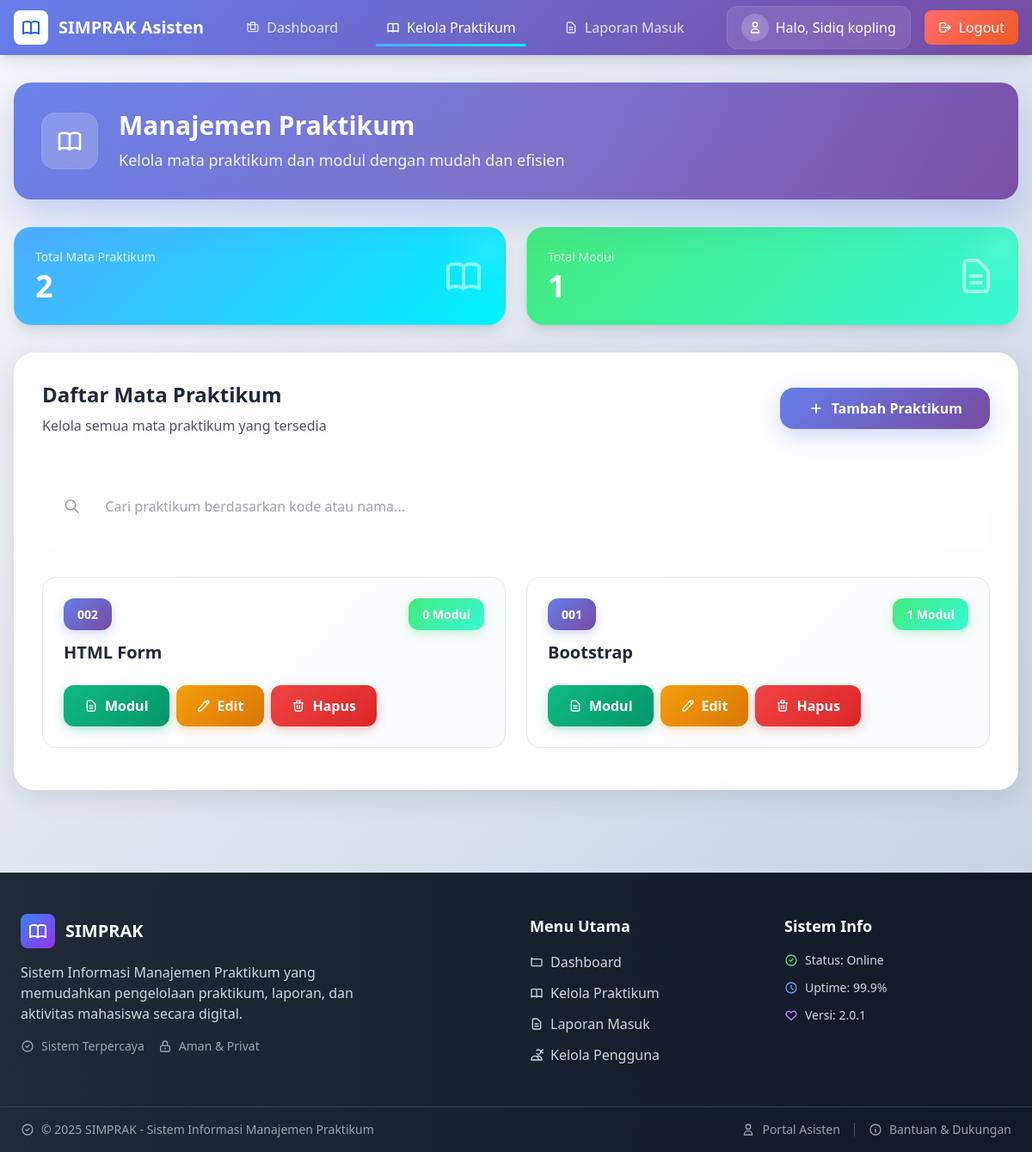
The app's page /asisten/praktikum_manage.php (signed in) with its own data.
### tables this page shows
CREATE TABLE `mata_praktikum` (
  `id` int(11) NOT NULL,
  `kode_praktikum` varchar(10) NOT NULL,
  `nama_praktikum` varchar(100) NOT NULL,
  `deskripsi` text DEFAULT NULL
);

### asisten/praktikum_manage.php (the view, shortened to what this page needs)
<?php
require_once 'templates/header_asisten.php';
$total_praktikum = $conn->query("SELECT COUNT(*) as total FROM mata_praktikum")->fetch_assoc()['total'];
$total_modul = $conn->query("SELECT COUNT(*) as total FROM modul")->fetch_assoc()['total'];
$result = $conn->query("SELECT mp.id, mp.kode_praktikum, mp.nama_praktikum, COUNT(m.id) as jumlah_modul
                        FROM mata_praktikum mp
                        LEFT JOIN modul m ON mp.id = m.praktikum_id
                        GROUP BY mp.id, mp.kode_praktikum, mp.nama_praktikum
                        ORDER BY mp.id DESC");
?>
<div class="welcome-section text-white relative z-10 mb-8 fade-in">
    <div class="flex items-center">
        <div class="icon-wrapper">
        </div>
        <div>
            <h1 class="text-3xl font-bold mb-2">Manajemen Praktikum</h1>
            <p class="text-white opacity-90 text-lg">Kelola mata praktikum dan modul dengan mudah dan efisien</p>
        </div>
    </div>
</div>
<div class="grid grid-cols-1 md:grid-cols-2 gap-6 mb-8">
    <div class="stat-card stat-card-blue text-white p-6 rounded-lg shadow-lg fade-in">
        <div class="flex items-center justify-between">
            <div>
                <p class="text-sm text-white opacity-80 mb-1">Total Mata Praktikum</p>
                <p class="text-4xl font-bold"><?php echo $total_praktikum; ?></p>
            </div>
            <div class="text-white opacity-50">
            </div>
        </div>
    </div>
    <div class="stat-card stat-card-green text-white p-6 rounded-lg shadow-lg fade-in">
        <div class="flex items-center justify-between">
            <div>
                <p class="text-sm text-white opacity-80 mb-1">Total Modul</p>
                <p class="text-4xl font-bold"><?php echo $total_modul; ?></p>
            </div>
            <div class="text-white opacity-50">
                <svg class="w-12 h-12" fill="none" stroke="currentColor" viewBox="0 0 24 24">
                    <path stroke-linecap="round" stroke-linejoin="round" stroke-width="2" d="M9 12h6m-6 4h6m2 5H7a2 2 0 01-2-2V5a2 2 0 012-2h5.586a1 1 0 01.707.293l5.414 5.414a1 1 0 01.293.707V19a2 2 0 01-2 2z"></path>
                </svg>
            </div>
        </div>
    </div>
</div>
<div class="content-card p-6 sm:p-8 fade-in">
    <div class="flex flex-col lg:flex-row justify-between items-start lg:items-center mb-8 gap-4">
        <div>
            <h2 class="text-2xl font-bold text-gray-800 mb-2">Daftar Mata Praktikum</h2>
            <p class="text-gray-600">Kelola semua mata praktikum yang tersedia</p>
        </div>
        <a href="praktikum_form.php" class="btn-add">
            <svg class="w-5 h-5" fill="none" stroke="currentColor" viewBox="0 0 24 24">
                <path stroke-linecap="round" stroke-linejoin="round" stroke-width="2" d="M12 6v6m0 0v6m0-6h6m-6 0H6"></path>
            </svg>
            <span>Tambah Praktikum</span>
        </a>
    </div>
    <div class="search-section">
        <div class="flex items-center space-x-3">
            <svg class="w-5 h-5 text-gray-400" fill="none" stroke="currentColor" viewBox="0 0 24 24">
                <path stroke-linecap="round" stroke-linejoin="round" stroke-width="2" d="M21 21l-6-6m2-5a7 7 0 11-14 0 7 7 0 0114 0z"></path>
            </svg>
            <input type="text" id="searchInput" placeholder="Cari praktikum berdasarkan kode atau nama..." class="search-input">
        </div>
    </div>
    <div class="grid-container" id="praktikumContainer">
        <?php if ($result->num_rows > 0): ?>
            <?php while ($row = $result->fetch_assoc()): ?>
            <div class="praktikum-card fade-in" data-praktikum="<?php echo strtolower($row['kode_praktikum'] . ' ' . $row['nama_praktikum']); ?>">
                <div class="flex flex-col h-full">
                    <div class="flex items-start justify-between mb-4">
                        <div class="flex-1">
                            <div class="kode-badge mb-3">
                                <?php echo htmlspecialchars($row['kode_praktikum']); ?>
                            </div>
                            <h3 class="text-xl font-bold text-gray-800 mb-2">
                                <?php echo htmlspecialchars($row['nama_praktikum']); ?>
                            </h3>
                        </div>
                        <div class="modul-count">
                            <?php echo $row['jumlah_modul']; ?> Modul
                        </div>
                    </div>
                    <div class="flex flex-wrap gap-2 mt-auto">
                        <a href="modul_manage.php?praktikum_id=<?php echo $row['id']; ?>" class="action-btn btn-modul">
                            <svg class="w-4 h-4" fill="none" stroke="currentColor" viewBox="0 0 24 24">
                                <path stroke-linecap="round" stroke-linejoin="round" stroke-width="2" d="M9 12h6m-6 4h6m2 5H7a2 2 0 01-2-2V5a2 2 0 012-2h5.586a1 1 0 01.707.293l5.414 5.414a1 1 0 01.293.707V19a2 2 0 01-2 2z"></path>
                            </svg>
                            <span>Modul</span>
                        </a>
                        <a href="praktikum_form.php?id=<?php echo $row['id']; ?>" class="action-btn btn-edit">
                            <svg class="w-4 h-4" fill="none" stroke="currentColor" viewBox="0 0 24 24">
                                <path stroke-linecap="round" stroke-linejoin="round" stroke-width="2" d="M15.232 5.232l3.536 3.536m-2.036-5.036a2.5 2.5 0 113.536 3.536L6.5 21.036H3v-3.5L14.732 3.732z"></path>
                            </svg>
                            <span>Edit</span>
                        </a>
                        <a href="praktikum_action.php?action=delete&id=<?php echo $row['id']; ?>" onclick="return confirm('Yakin ingin menghapus praktikum ini beserta semua modulnya?')" class="action-btn btn-delete">
                            <svg class="w-4 h-4" fill="none" stroke="currentColor" viewBox="0 0 24 24">
                                <path stroke-linecap="round" stroke-linejoin="round" stroke-width="2" d="M19 7l-.867 12.142A2 2 0 0116.138 21H7.862a2 2 0 01-1.995-1.858L5 7m5 4v6m4-6v6m1-10V4a1 1 0 00-1-1h-4a1 1 0 00-1 1v3M4 7h16"></path>
                            </svg>
                            <span>Hapus</span>
                        </a>
                    </div>
                </div>
            </div>
            <?php endwhile; ?>
        <?php endif; ?>
    </div>
</div>
<?php require_once 'templates/footer_asisten.php'; ?>

### asisten/templates/header_asisten.php (style rules this page uses)
body { background: linear-gradient(135deg, #f5f7fa 0%, #c3cfe2 100%); min-height: 100vh; }

### asisten/templates/footer_asisten.php (style rules this page uses)
html { scroll-behavior: smooth; }

### records on screen
mata_praktikum: kode_praktikum "002", nama_praktikum "HTML Form", jumlah_modul "0"
mata_praktikum: kode_praktikum "001", nama_praktikum "Bootstrap", jumlah_modul "1"

### other values on screen
$_SESSION['nama'] "Sidiq kopling"
$total_praktikum "2"
$total_modul "1"
